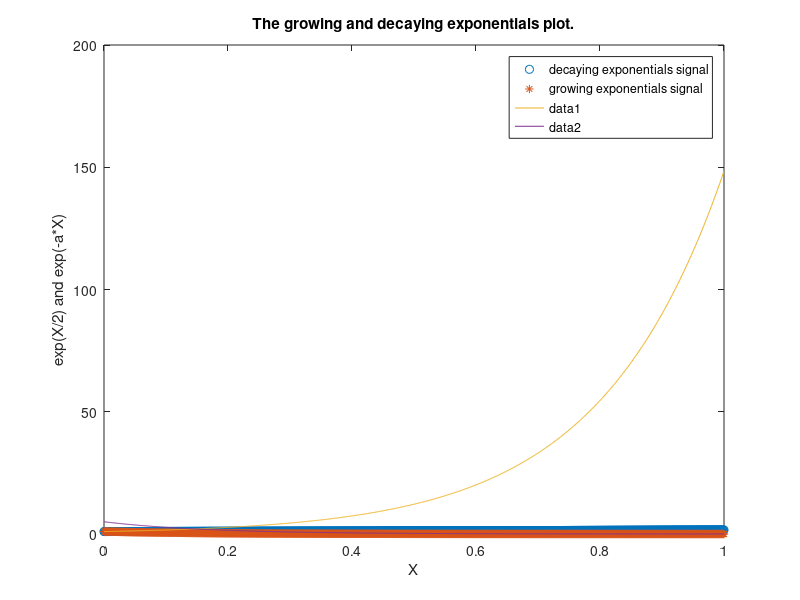

Reproduce this figure in MATLAB.
% Question

% Write a script that will visualize both the growing and 
% decaying exponentials. Note that the time scale must 
% be continuous and observe the changes.

% Answer
% Prompt the continuous the growing exponential signal
X = 0:0.001:1; 
Y = exp(X/2); 
plot(X,Y,'o');
% Prompt the continuous decaying exponentials signal
hold on 
a = 6;
Z = exp(-a*X); 
plot(X,Z ,'*');
legend('decaying exponentials signal', 'growing exponentials signal') 
xlabel('X')
ylabel('exp(X/2) and exp(-a*X)')
title('The growing and decaying exponentials plot.')
B = 1; 
a = 5;
timing = 0:0.001:1; 
x = B*exp(a*timing); 
plot(timing, x)
B = 5; 
a = 6;
timing = 0:0.001:1; 
x = B*exp(-a*timing); 
plot(timing, x)
